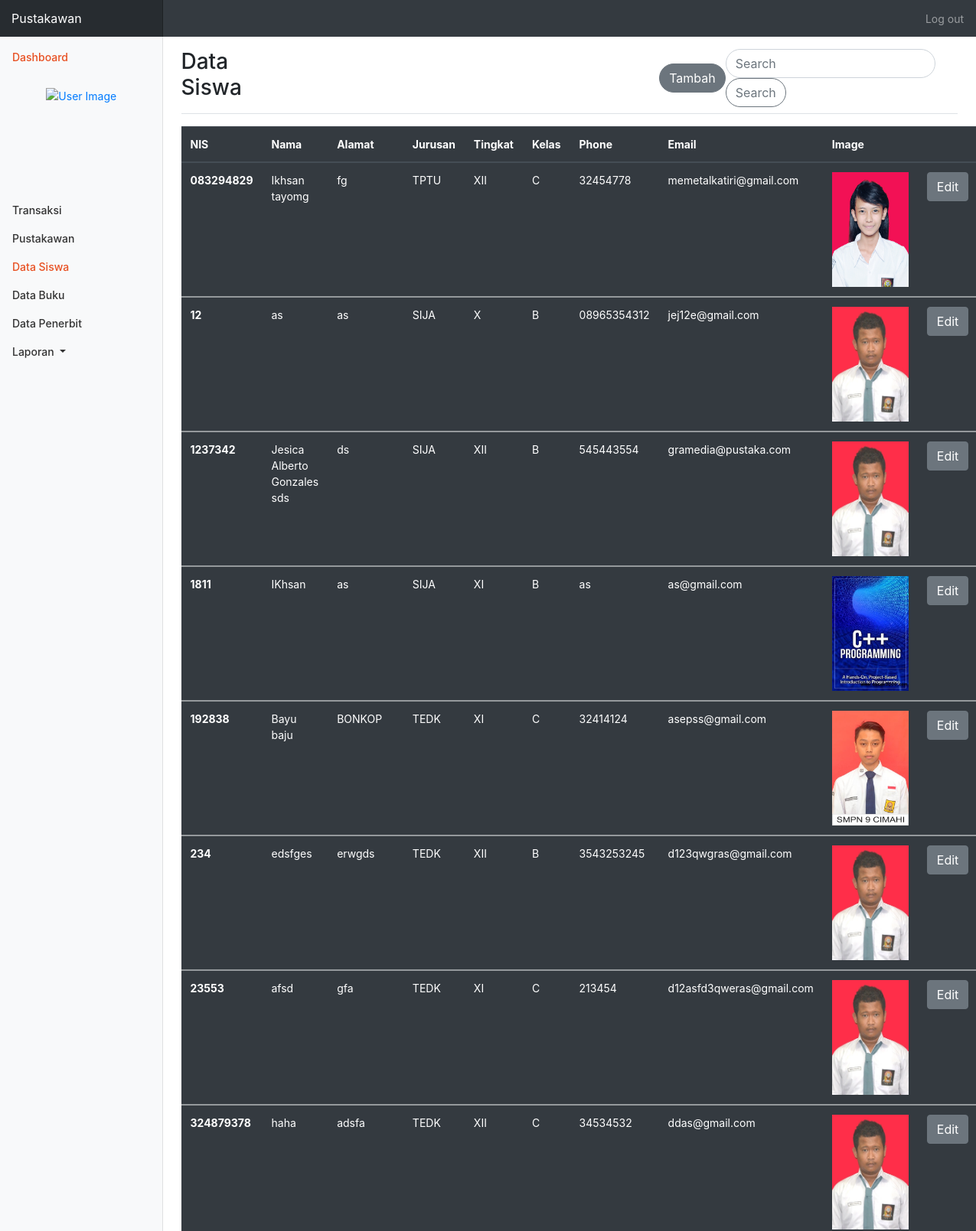
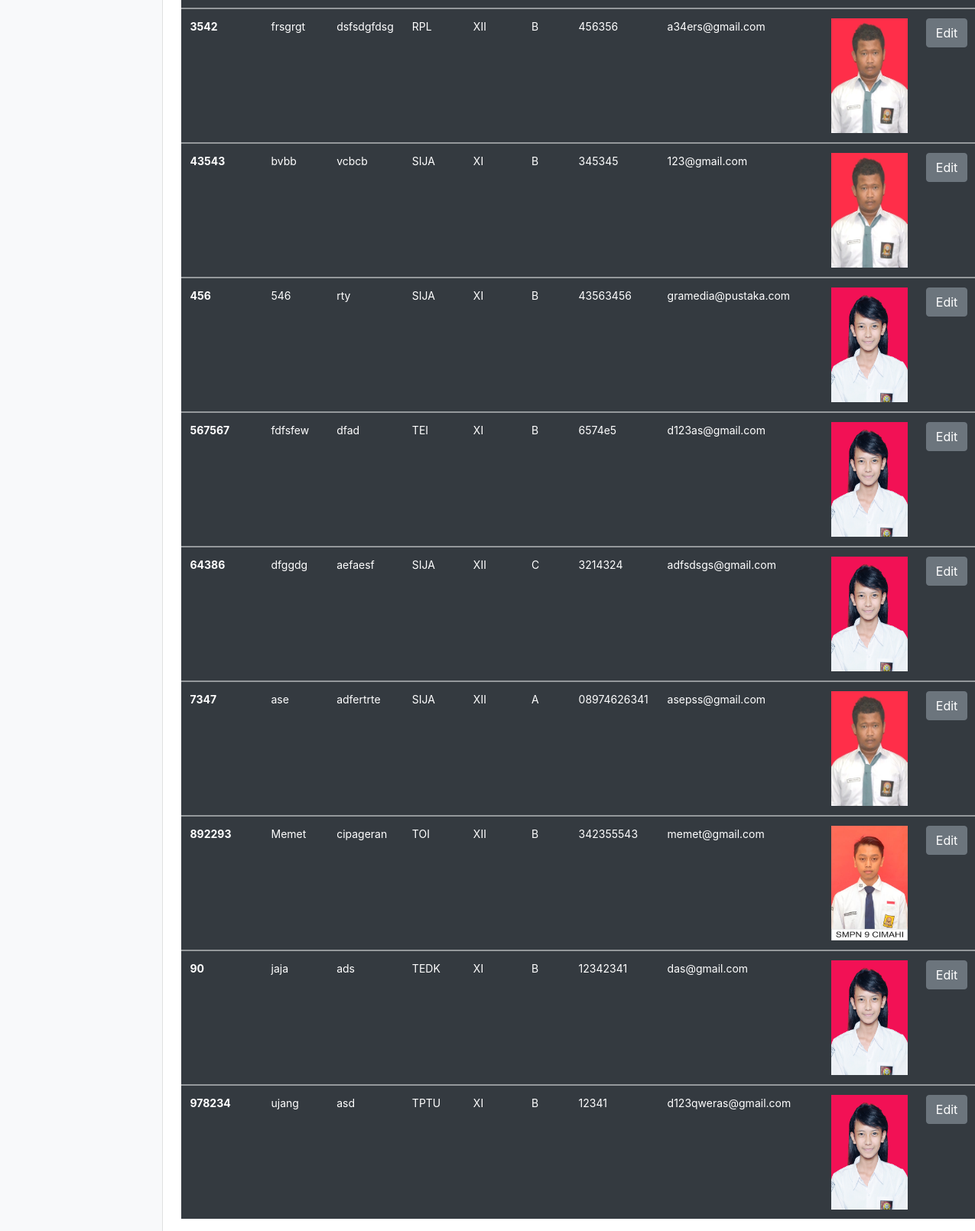
Page /data_siswa.php on the committed database (2 pictures, top to bottom).
### tables this page shows
CREATE TABLE `siswa` (
  `nis` varchar(9) NOT NULL,
  `nama` varchar(100) NOT NULL,
  `alamat` varchar(150) NOT NULL,
  `jurusan` varchar(5) NOT NULL,
  `tingkat` char(5) NOT NULL,
  `kelas` char(1) NOT NULL,
  `phone` varchar(15) NOT NULL,
  `email` varchar(50) NOT NULL,
  `image` varchar(100) NOT NULL
);

### data_siswa.php (the view, shortened to what this page needs)
<!DOCTYPE html>
<html lang="en">
<head>
    <link rel="stylesheet" href="assets/css/bootstrap.css">
    <link rel="stylesheet" href="css/stylelaporan.css">
    <link rel="stylesheet" type="text/css" href="fonts/montserrat/stylesheet.css">
</head>
<body>
<?php
    require_once("koneksi.php");
    $id=$_SESSION['idPustakawan']."<br>";
    $nama =$_SESSION['username']."<br>";
    $akses = $_SESSION['hakUser']."<br>";
?>
    <nav class="navbar navbar-dark sticky-top bg-dark flex-md-nowrap p-0">
      <a class="navbar-brand col-sm-3 col-md-2 mr-0" href="#">Pustakawan</a>
      <ul class="navbar-nav px-3">
        <li class="nav-item text-nowrap">
          <a class="nav-link" href="logout.php">Log out</a>
        </li>
      </ul>
    </nav>
    <div class="container-fluid">
        <div class="row">
            <nav class="col-md-2 d-none d-md-block bg-light sidebar">
            <div class="sidebar-sticky">
                <ul class="nav flex-column">
                <li class="nav-item">
                    <a class="nav-link active" href="#">
                    Dashboard <span class="sr-only">(current)</span>
                    </a>
                </li>
                <li class="nav-item">
                    <div class="user-panel">
                    <?php
                    echo "<div class='photo_profil d-flex justify-content-center'>
                        <a href='edit_pustakawan.php'><img src='img_upload/".$_SESSION['image']."'class='img-circle' alt='User Image' style='width:100px; height:100px;'></a>
                        </div>
                        <div class='d-flex justify-content-center info'>
                        <p class='text-center'>".$nama."<br>
                        ".$id."
                        ".$akses."</p>
                        </div>"
                    ?>
                    </div>
                </li>
                <li class="nav-item">
                    <a class="nav-link" href="pustakawan.php">
                        Transaksi
                    </a>
                </li>
                <li class="nav-item">
                    <a class="nav-link" href="data_pustakawan.php">
                        Pustakawan
                    </a>
                </li>
                <li class="nav-item">
                    <a class="nav-link active" href="data_siswa.php">
                        Data Siswa<span class="sr-only">(current)</span>
                    </a>
                </li>
                <li class="nav-item">
                    <a class="nav-link" href="data_buku.php">
                        Data Buku
                    </a>
                </li>
                <li class="nav-item">
                    <a class="nav-link" href="data_penerbit.php">
                        Data Penerbit
                    </a>
                </li>
                <li class="nav-item dropdown">
                    <a class="nav-link dropdown-toggle" href="#" id="navbarDropdown" role="button" data-toggle="dropdown" aria-haspopup="true" aria-expanded="false">
                    Laporan
                    </a>
                </li>
                </ul>
            </div>
            </nav>
            <main role="main" class="col-md-9 ml-sm-auto col-lg-10 pt-3 px-4">
                <div class="d-flex justify-content-between flex-wrap flex-md-nowrap align-items-center pb-2 mb-3 border-bottom">
                    <h1 class="h3">Data Siswa</h1>
                    <button type="button" class="btn btn-secondary" data-toggle="modal" data-target="#siswa_tambah" style="margin-left:500px; border-radius:50px;">
                            Tambah
                        </button>
                    <form class="form-inline my-2 my-lg-0"  method="GET" action="">
                        <input class="form-control mr-sm-2" type="search" name="cari" placeholder="Search" aria-label="Search" style="border-radius:50px;">
                        <button class="btn btn-outline-secondary my-2 my-sm-0" name="btn_cari" type="submit" style="border-radius:50px;">Search</button>
                    </form>
                </div>
                    <table class="table table-hover table-dark">
                <thead>
                    <tr>
                    <th scope="col">NIS</th>
                    <th scope="col">Nama</th>
                    <th scope="col">Alamat</th>
                    <th scope="col">Jurusan</th>
                    <th scope="col">Tingkat</th>
                    <th scope="col">Kelas</th>
                    <th scope="col">Phone</th>
                    <th scope="col">Email</th>
                    <th scope="col">Image</th>
                    <th scope="col">  </th>
                    </tr>
                </thead>
                <?php
                    if(isset($_GET['cari'])){
                        $cari="%".$_GET['cari']."%";
                        $sql = "SELECT * FROM siswa WHERE nis LIKE :pencarian OR nama LIKE :pencarian OR alamat LIKE :pencarian OR jurusan LIKE :pencarian OR tingkat LIKE :pencarian OR kelas LIKE :pencarian OR phone LIKE :pencarian OR email LIKE :pencarian OR image LIKE :pencarian";
                        $result=$db->prepare($sql);
                        $result->bindparam(':pencarian',$cari);
                        $result->execute();
                    }else{
                        $sql ="SELECT * FROM siswa";
                        $result=$db->prepare($sql);
                        $result->execute();
                    }
                    while($row = $result->fetch(PDO::FETCH_ASSOC)){
                ?>
                <tbody>
                    <tr>
                    <th scope="row"><?php echo $row['nis']; ?></th>
                    <td><?php echo $row['nama']; ?></td>
                    <td><?php echo $row['alamat']; ?></td>
                    <td><?php echo $row['jurusan']; ?></td>
                    <td><?php echo $row['tingkat']; ?></td>
                    <td><?php echo $row['kelas']; ?></td>
                    <td><?php echo $row['phone']; ?></td>
                    <td><?php echo $row['email']; ?></td>
                    <td><?php echo "<img src='img_upload/".$row['image']."' style='width:100px; height:150px;'"?></td>
                    <td>
                       <button type="button" class="btn btn-secondary" data-toggle="modal" data-target="#<?php $formatted_value = "S".sprintf($row['nis']);echo $formatted_value; ?>">
                            Edit
                        </button>
                    </td>
                    </tr>
                </tbody>
                <?php
                    }
                ?>
                </table>
            </main>
        </div>
    </div>
</body>
</html>

### css/stylelaporan.css (style rules this page uses)
body { font-size: .875rem; }
.sidebar { position: fixed; top: 0; bottom: 0; left: 0; z-index: 100; padding: 0; box-shadow: inset -1px 0 0 rgba(0, 0, 0, .1); }
.sidebar-sticky { position: -webkit-sticky; position: sticky; top: 48px; height: calc(100vh - 48px); padding-top: .5rem; overflow-x: hidden; overflow-y: auto; }
.sidebar .nav-link { font-weight: 500; color: #333; }
.sidebar .nav-link.active { color: #007bff; }
.navbar-brand { padding-top: .75rem; padding-bottom: .75rem; font-size: 1rem; background-color: rgba(0, 0, 0, .25); box-shadow: inset -1px 0 0 rgba(0, 0, 0, .25); }
.border-bottom { border-bottom: 1px solid #e5e5e5; }
.photo_profil { margin: 20px; }
.sidebar .nav-link.active { color: #e85022; }

### rows in the picture
siswa: nis "083294829", nama "Ikhsan tayomg", alamat "fg", jurusan "TPTU", tingkat "XII", kelas "C", phone "32454778", email "memetalkatiri@gmail.com", image (picture)
siswa: nis "12", nama "as", alamat "as", jurusan "SIJA", tingkat "X", kelas "B", phone "08965354312", email "jej12e@gmail.com", image (picture)
siswa: nis "1237342", nama "Jesica Alberto Gonzales sds", alamat "ds", jurusan "SIJA", tingkat "XII", kelas "B", phone "545443554", email "gramedia@pustaka.com", image (picture)
siswa: nis "1811", nama "IKhsan", alamat "as", jurusan "SIJA", tingkat "XI", kelas "B", phone "as", email "as@gmail.com", image (picture)
siswa: nis "192838", nama "Bayu baju", alamat "BONKOP", jurusan "TEDK", tingkat "XI", kelas "C", phone "32414124", email "asepss@gmail.com", image (picture)
siswa: nis "234", nama "edsfges", alamat "erwgds", jurusan "TEDK", tingkat "XII", kelas "B", phone "3543253245", email "d123qwgras@gmail.com", image (picture)
siswa: nis "23553", nama "afsd", alamat "gfa", jurusan "TEDK", tingkat "XI", kelas "C", phone "213454", email "d12asfd3qweras@gmail.com", image (picture)
siswa: nis "324879378", nama "haha", alamat "adsfa", jurusan "TEDK", tingkat "XII", kelas "C", phone "34534532", email "ddas@gmail.com", image (picture)
siswa: nis "3542", nama "frsgrgt", alamat "dsfsdgfdsg", jurusan "RPL", tingkat "XII", kelas "B", phone "456356", email "a34ers@gmail.com", image (picture)
siswa: nis "43543", nama "bvbb", alamat "vcbcb", jurusan "SIJA", tingkat "XI", kelas "B", phone "345345", email "123@gmail.com", image (picture)
siswa: nis "456", nama "546", alamat "rty", jurusan "SIJA", tingkat "XI", kelas "B", phone "43563456", email "gramedia@pustaka.com", image (picture)
siswa: nis "567567", nama "fdfsfew", alamat "dfad", jurusan "TEI", tingkat "XI", kelas "B", phone "6574e5", email "d123as@gmail.com", image (picture)
siswa: nis "64386", nama "dfggdg", alamat "aefaesf", jurusan "SIJA", tingkat "XII", kelas "C", phone "3214324", email "adfsdsgs@gmail.com", image (picture)
siswa: nis "7347", nama "ase", alamat "adfertrte", jurusan "SIJA", tingkat "XII", kelas "A", phone "08974626341", email "asepss@gmail.com", image (picture)
siswa: nis "892293", nama "Memet", alamat "cipageran", jurusan "TOI", tingkat "XII", kelas "B", phone "342355543", email "memet@gmail.com", image (picture)
siswa: nis "90", nama "jaja", alamat "ads", jurusan "TEDK", tingkat "XI", kelas "B", phone "12342341", email "das@gmail.com", image (picture)
siswa: nis "978234", nama "ujang", alamat "asd", jurusan "TPTU", tingkat "XI", kelas "B", phone "12341", email "d123qweras@gmail.com", image (picture)
